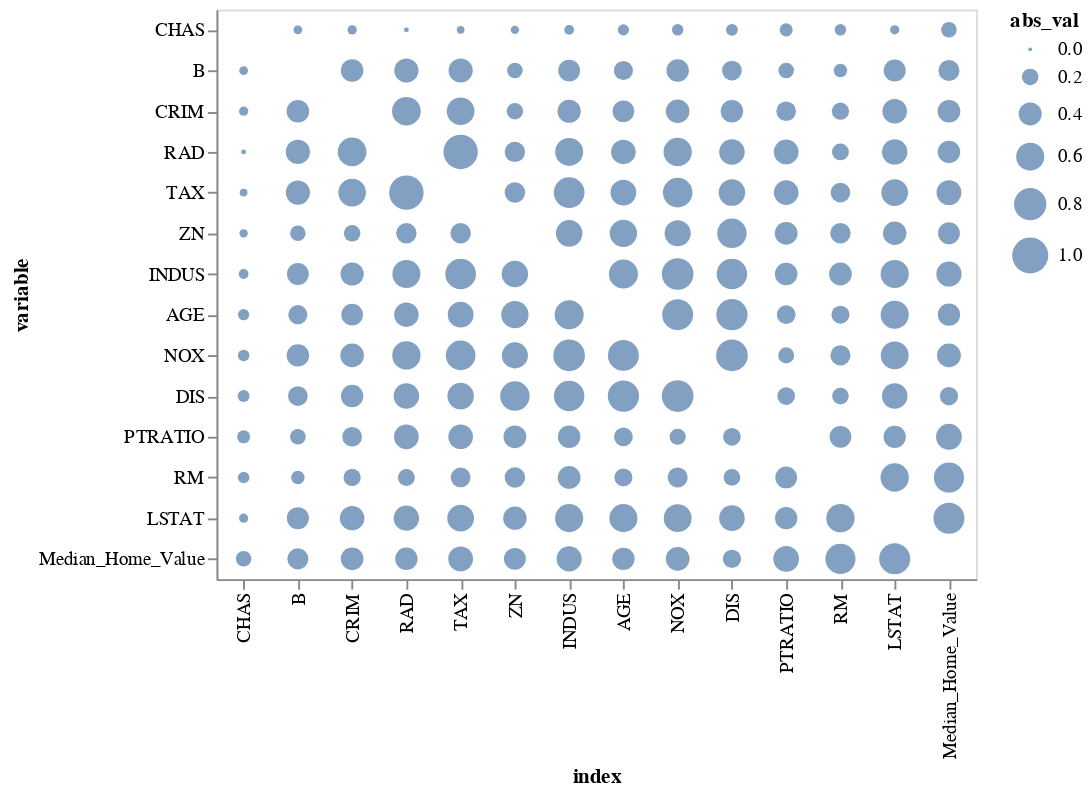

Here is the notebook cell this chart was saved with:
### Code cell
heatmap_data = boston_df.corr().reset_index(drop = False).melt(id_vars="index")
alt.Chart(heatmap_data).mark_circle().encode(
    x = alt.X("index", sort = dendrogram_order),
    y = alt.Y("variable", sort = dendrogram_order),
    #color = alt.condition("datum.value>0", alt.value("blue"), alt.value("red")),
    size = alt.condition("datum.value == 1",alt.value(0),"abs_val:Q")
).transform_calculate(
    abs_val = 'abs(datum.value)'
)

### Figure 1 — Vega-Lite specification as saved in the notebook (floating-point values rounded to 4 significant figures; data arrays with more than 128 entries replaced by an {"elided": "..."} marker saying what was removed)
{"$schema": "https://vega.github.io/schema/vega-lite/v3.3.0.json", "config": {"mark": {"tooltip": null}, "view": {"height": 300, "width": 400}}, "data": {"name": "data-fd10548a84d22c02320801465b19fff3"}, "datasets": {"data-fd10548a84d22c02320801465b19fff3": {"elided": "196 records"}}, "encoding": {"size": {"condition": {"test": "datum.value == 1", "value": 0}, "field": "abs_val", "type": "quantitative"}, "x": {"field": "index", "sort": ["CHAS", "B", "CRIM", "RAD", "TAX", "ZN", "INDUS", "AGE", "NOX", "DIS", "PTRATIO", "RM", "LSTAT", "Median_Home_Value"], "type": "nominal"}, "y": {"field": "variable", "sort": ["CHAS", "B", "CRIM", "RAD", "TAX", "ZN", "INDUS", "AGE", "NOX", "DIS", "PTRATIO", "RM", "LSTAT", "Median_Home_Value"], "type": "nominal"}}, "mark": "circle", "transform": [{"as": "abs_val", "calculate": "abs(datum.value)"}]}
